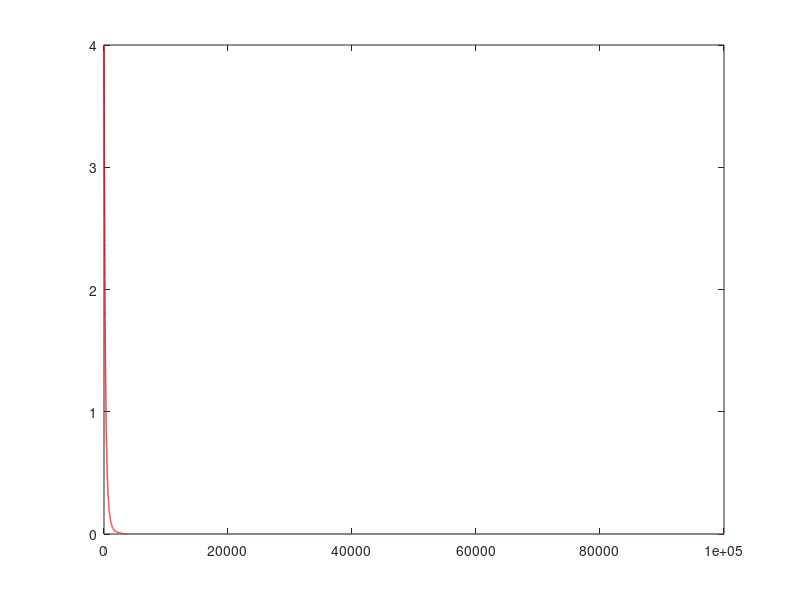

The MATLAB script that drew this image: (Note: this script raises an error after producing the figure.)
clear;clc
format long;
path = 'C:\Users\Alveuz\Documents\GitHub\EntropyB_Complexity\';

SolarFlaresData         = 'SolarFlaresData.mat';
BikeSharingData         = 'BikeSharingData.mat';
HouseElecCnsmptData     = 'HouseHoldElectricConsumption.mat';
% Load datasets containing UCI's data sets
% In this example SolarFlares and Household electric consumption are
% matrix while Bike sharing data for hour and day are two separated vectors
% for convinience.

% complexityType = 1; %Discrete complexity measures
complexityType = 2; %Continuous complexity measures

switch complexityType
    case 1
        dataSet = 1; load([path SolarFlaresData]);%Flares, contains 
        % dataSet = 2; load([path BikeSharingData]);%Bike Sharing
        % dataSet = 3; load([path HouseElecCnsmptData]);%Household electric consumption
        noOfStates  = 10;%Number of states of the system
        switch dataSet
            case 1
                Emrgnc      = zeros(3,1);
                SlfRgnztn   = zeros(3,1);
                Cmplxty     = zeros(3,1);
                %SolarFlares(:,1) contains C-Class, (:,2) M-Class, (:,3)
                %X-Class
                for i=1:3
                    pmfSample   = SolarFlares(:,i);
                    [Emrgnc(i,1), SlfRgnztn(i,1), Cmplxty(i,1)] = ...
                        DiscreteComplexityMeasures(pmfSample, noOfStates);
                end
            case 2
                Emrgnc      = zeros(2,1);
                SlfRgnztn   = zeros(2,1);
                Cmplxty     = zeros(2,1);
                %BikeSDDay(:,1) contains a counter of Bikes used per Day, 
                %BikeSDHour(:,1) contains a counter of Bikes used per Hour
                for i=1:2
                    switch i
                        case 1
                            pmfSample   = BikeSDDay(:,1);
                        case 2
                            pmfSample   = BikeSDHour(:,1);
                    end
                    [Emrgnc(i,1), SlfRgnztn(i,1), Cmplxty(i,1)] = ...
                        DiscreteComplexityMeasures(pmfSample, noOfStates);
                end
            case 3
                Emrgnc      = zeros(2,1);
                SlfRgnztn   = zeros(2,1);
                Cmplxty     = zeros(2,1);
                %Household electric consumption(:,1) contains Global house
                %consumption, (:,2) Kitchen consumption
                for i=1:2
                    pmfSample   = HouseholdPowerConsumption(:,i);
                    [Emrgnc(i,1), SlfRgnztn(i,1), Cmplxty(i,1)] = ...
                        DiscreteComplexityMeasures(pmfSample, noOfStates);
                end
        end
    case 2
        %% Continuous Complexity Measures
        % This is an example on how to use the continuous complexity
        % measures. In this, two probability density functions are
        % employed: Gaussian and Power-Law
        % Define the experimantal Setup MetaParameters
        distSampleSize  = 100000;
        distParamNum    = 10;
        %Probability Function
        % 1 = Gaussian Distribution
        % 2 = Power Law Distribution
        pdfType = 2;
        %Want to produce plots for distributions?
%          plotPDFOn = 0;%Definetively NO
       plotPDFOn = 1; %Yes, it would be amazing
        noOfStates  = 50;
        %% Create Probability Distribution Parameter Sequence
        switch pdfType
            case 1
                % Normal Distribution
                % Two Parameters, Mean (mu) and Standard Deviation (sigma)
                % Since differential entropy is translate invariant, the
                % mu parameter is dropped out of the calculations.
                paramSeq        = 1:distParamNum; 
                % Create discrete integration sequence
                maxVal  = 100;
                minVal  = 0; 
                dtSeq   = linspace (minVal, maxVal, distSampleSize); 
                % Define Mean of the Normal Distribution(i.e. Mu=0)
                mu      = (maxVal - minVal)/2;
                %Delta increment for discrete Integration
                Delta       = (maxVal-minVal)/(distSampleSize);
                for i=1:distParamNum
                    % Define Sigma of the Normal Distribution
                    sigma   = paramSeq(1,i);
                    % Create the Normal PDF
                    gaussDist   = normpdf(dtSeq,mu,sigma);
                    switch plotPDFOn
                        case 1
                            figure(2);
                            plot(dtSeq, gaussDist, 'linewidth', i); 
                            hold on;
                        otherwise
                    end
                    % Temporarely save the distribution
                    pdfMatrix(:, i) = gaussDist(1,:);
                    % Calculate Differential Complexity Measures
                    [Emrgnc(i,1), SlfRgnztn(i,1), Cmplxty(i,1)] = ...
                        ContinuousComplexityMeasures(gaussDist,...
                        minVal, maxVal, distSampleSize,noOfStates);
                end
            case 2
                % Power-Law Distribution
                % Two Parameters, xmin and scale exponent (alpha)
                % In this example, alpha is fixed, while x_min is tested.
                alpha           = 5;
                paramSeqXmin    = 1:distParamNum;
                % paramSeqScale   = 1:distParamNum;
                % Create discrete integration sequence
                maxVal      = 100;
                minVal      = 10;
                for i=1:distParamNum
                    % Define the Power-Law Density Distribution Function
                    xmin        = paramSeqXmin(i);
                    dtSeq       = linspace (xmin, maxVal, distSampleSize);
                    % Create the Power-Law PDF
                    rightHand   = ((alpha-1)/xmin);
                    leftHand    = (dtSeq(:)./xmin).^(-1*alpha);
                    pLawDist   = rightHand*leftHand;
                    switch plotPDFOn
                        case 1
                            figure(2);
                            plot(pLawDist,'r', 'linewidth', (.1*(i-1)+1 ));
                            hold on;
                    end
                    [Emrgnc(i,1), SlfRgnztn(i,1), Cmplxty(i,1)] = ...
                        ContinuousComplexityMeasures(pLawDist,...
                        minVal, maxVal, distSampleSize,noOfStates);
                end
        end
end
ESC = [Emrgnc, SlfRgnztn, Cmplxty];
figure(3);
%bar3(ESC) %If you have Matlab, you should rather prefer this plot
my_bar3(ESC,0.9) %If you used Octave, use this function
disp('Bye Cruel World!!!')

